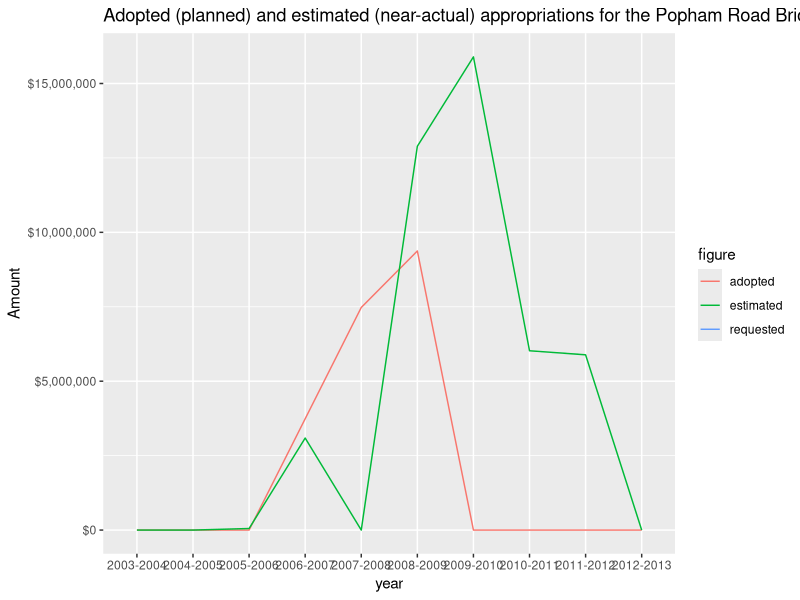
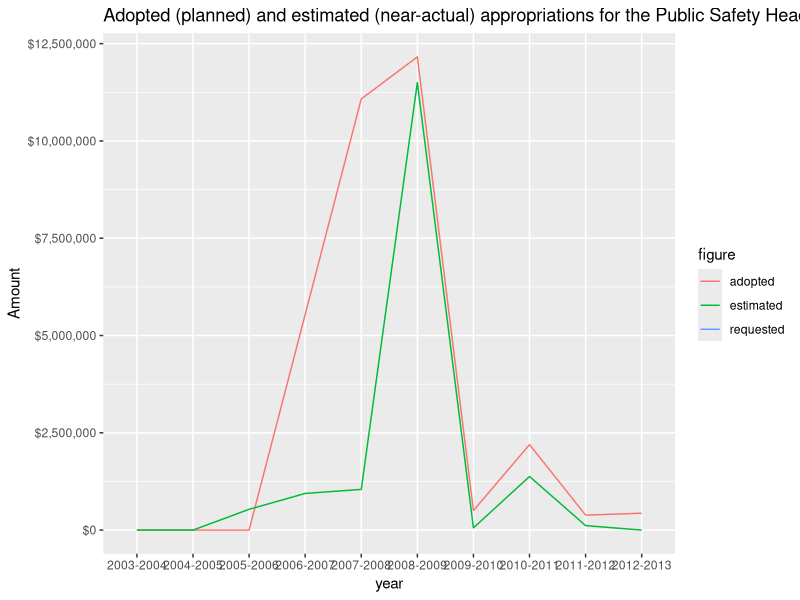

R code for these plots, in order: (Note: this script raises an error after producing the figures.)
library(ggplot2)
library(scales)

cp <- read.csv('budget/capital_projects-adopted_estimated-sum.csv',
  sep = ',', strip.white = T
)[-4]

# Combine adopted and requested
levels(cp$figure)[3] <- levels(cp$figure)[1]
cp$capital_project <- factor(cp$capital_project, levels = c('popham road bridge', 'public_safety'))
levels(cp$capital_project) <- c('Popham Road Bridge', 'Public Safety Headquarters')

p.public_safety <- ggplot(subset(cp, capital_project == 'Public Safety Headquarters')) + aes(x = year, y = amount_sum, group = figure, color = figure) +
  scale_y_continuous('Amount', labels = dollar) + geom_line() +
  labs(title = 'Adopted (planned) and estimated (near-actual) appropriations for the Public Safety Headquarters')

p.popham.road.bridge <- ggplot(subset(cp, capital_project == 'Popham Road Bridge')) + aes(x = year, y = amount_sum, group = figure, color = figure) +
  scale_y_continuous('Amount', labels = dollar) + geom_line() +
  labs(title = 'Adopted (planned) and estimated (near-actual) appropriations for the Popham Road Bridge')

p.difference <- ggplot(dcast(cp, year + capital_project ~ figure)) +
  aes(x = year, y = (adopted - estimated), group = capital_project, color = capital_project) +
  scale_x_discrete('Year') + labs(title = 'Appropriations for two capital projects didn\'t quite follow the plan.') +
  scale_y_continuous('Difference with respect to the plan for each year:\nAdopted (planned) appropriations minus estimated (near-actual) appropriations', labels = dollar) +
  geom_line() +
  annotate('text', x = '2005-2006', y =  1e7, label = "For several years, projects were\nadopted (planned) but not built.") +
  annotate('text', x = '2007-2008', y = -3e6, label = "In 2008-2009, the projects\nwere finally undertaken.") +
  annotate('text', x = '2011-2012', y = -1e7, label = "For a few years, more was spent on\nthe bridge than had been planned.") +
  labs(color = 'Capital Project')
